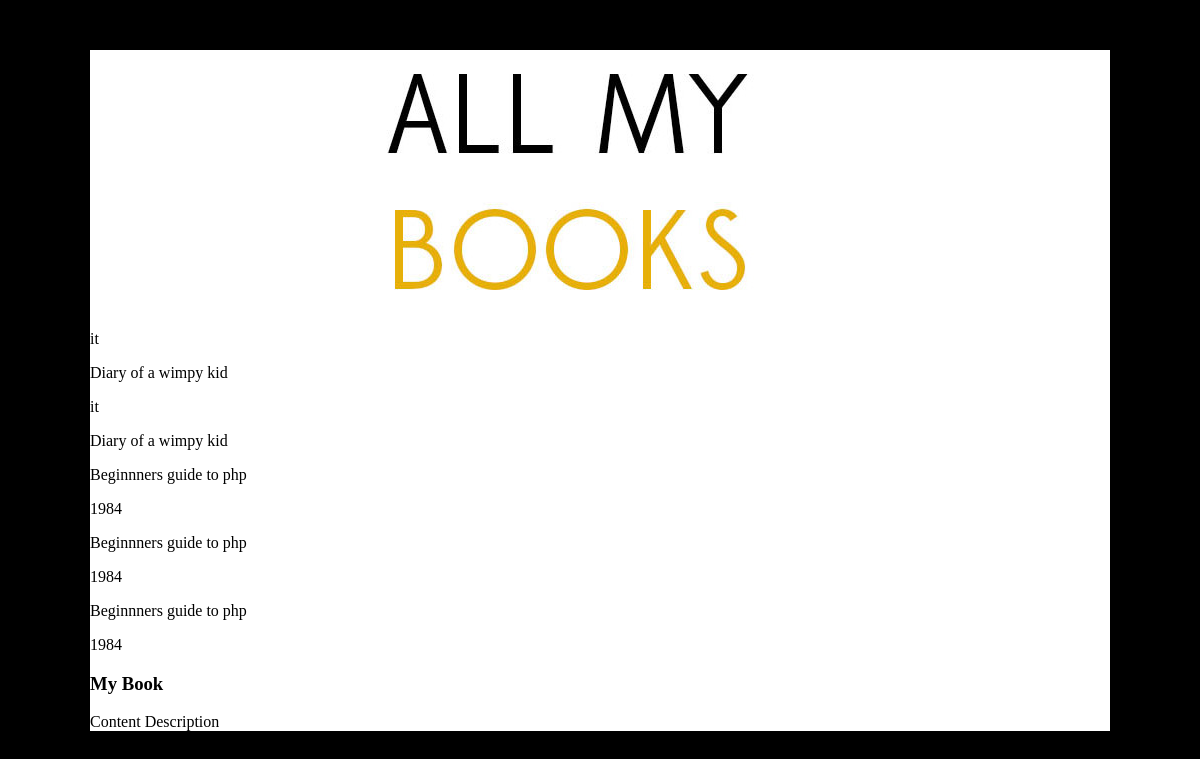
The page /httpdocs/read05/index.php on the database its author committed.
### tables this page shows
CREATE TABLE `books` (
  `id` int(11) NOT NULL,
  `title` varchar(100) NOT NULL,
  `descript` varchar(300) NOT NULL
);

### httpdocs/read05/index.php (the view, shortened to what this page needs)
<!DOCTYPE html>
<HTML>
    <head>
		 <link rel="stylesheet" href="https://gitcdn.link/repo/Chalarangelo/mini.css/master/dist/mini-default.min.css"/>
                 <link rel="stylesheet" href="css/myui.css">
    <?php
        $query = "SELECT * FROM books";
        $result = mysqli_query($dbc,$query) or die(mysqli_error($dbc));
    ?>
    </head>
        <div class="container">
            <div class="row">
                <div class="col-sm-12 col-md-6 col-lg-3">
                    <img src ="img/mybooks.jpg" alt="All My Books pic"/>
            </div>
            </div>
            <div class="row">
            <div class="col-sm-12 col-sm-last col-md-normal col-lg-8 col-lg-offset-2">
                <?php
                if(mysqli_num_rows($result)>0) {
                    while($row = mysqli_fetch_assoc($result)){
                        $mytitle = $row["title"];
                        echo "<p>$mytitle</p>";
                    }
                } else {
                    echo "<p>no books</p>";
                }
                ?>
                <div class='card'>
                    <div class='section'>
                        <h3>My Book</h3>
                        <p>Content Description</p>
                    </div>
                </div>
                </div>
            </div>
        </div>
</HTML>

### httpdocs/read05/css/myui.css (style rules this page uses)
.container { margin: 0 auto; background-color: white; width:85%; max-width:1100px; min-width:540px; padding:0; }

### rows shown on the page
books: title "it"
books: title "Diary of a wimpy kid"
books: title "it"
books: title "Diary of a wimpy kid"
books: title "Beginnners guide to php"
books: title "1984"
books: title "Beginnners guide to php"
books: title "1984"
books: title "Beginnners guide to php"
books: title "1984"
